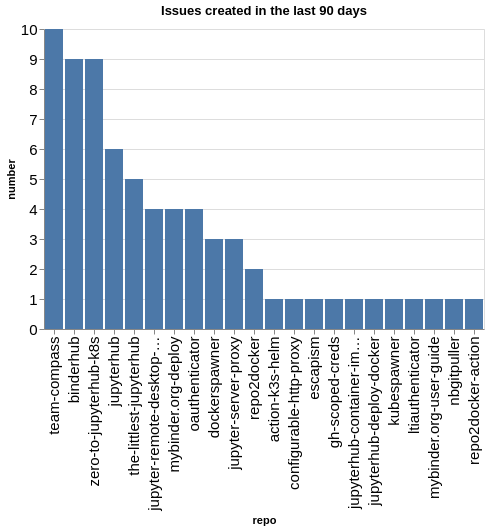

The cell this chart's notebook holds for it:
### Code cell
created_counts = created.groupby(['org', 'repo']).count()['number'].reset_index()
created_counts['org/repo'] = created_counts.apply(lambda a: a['org'] + '/' + a['repo'], axis=1)
sorted_vals = created_counts.sort_values(['org', 'number'], ascending=False)['repo'].values
alt.Chart(data=created_counts, title=f"Issues created in the last {n_days} days").mark_bar().encode(
    x=alt.X('repo', sort=alt.Sort(sorted_vals.tolist())),
    y='number',
)

### Figure 1 — Vega-Lite specification as saved in the notebook (floating-point values rounded to 4 significant figures)
{"config": {"axisLeft": {"labelFontSize": 15}, "axisBottom": {"labelFontSize": 15}}, "data": {"name": "data-000d1a76afe514b06b2d57529a6e90b2"}, "mark": {"type": "bar"}, "encoding": {"x": {"field": "repo", "sort": ["team-compass", "binderhub", "zero-to-jupyterhub-k8s", "jupyterhub", "the-littlest-jupyterhub", "jupyter-remote-desktop-proxy", "mybinder.org-deploy", "oauthenticator", "dockerspawner", "jupyter-server-proxy", "repo2docker", "action-k3s-helm", "configurable-http-proxy", "escapism", "gh-scoped-creds", "jupyterhub-container-images", "jupyterhub-deploy-docker", "kubespawner", "ltiauthenticator", "mybinder.org-user-guide", "nbgitpuller", "repo2docker-action"], "type": "nominal"}, "y": {"field": "number", "type": "quantitative"}}, "title": "Issues created in the last 90 days", "$schema": "https://vega.github.io/schema/vega-lite/v5.20.1.json", "datasets": {"data-000d1a76afe514b06b2d57529a6e90b2": [{"org": "jupyterhub", "repo": "action-k3s-helm", "number": 1, "org/repo": "jupyterhub/action-k3s-helm"}, {"org": "jupyterhub", "repo": "binderhub", "number": 9, "org/repo": "jupyterhub/binderhub"}, {"org": "jupyterhub", "repo": "configurable-http-proxy", "number": 1, "org/repo": "jupyterhub/configurable-http-proxy"}, {"org": "jupyterhub", "repo": "dockerspawner", "number": 3, "org/repo": "jupyterhub/dockerspawner"}, {"org": "jupyterhub", "repo": "escapism", "number": 1, "org/repo": "jupyterhub/escapism"}, {"org": "jupyterhub", "repo": "gh-scoped-creds", "number": 1, "org/repo": "jupyterhub/gh-scoped-creds"}, {"org": "jupyterhub", "repo": "jupyter-remote-desktop-proxy", "number": 4, "org/repo": "jupyterhub/jupyter-remote-desktop-proxy"}, {"org": "jupyterhub", "repo": "jupyter-server-proxy", "number": 3, "org/repo": "jupyterhub/jupyter-server-proxy"}, {"org": "jupyterhub", "repo": "jupyterhub", "number": 6, "org/repo": "jupyterhub/jupyterhub"}, {"org": "jupyterhub", "repo": "jupyterhub-container-images", "number": 1, "org/repo": "jupyterhub/jupyterhub-container-images"}, {"org": "jupyterhub", "repo": "jupyterhub-deploy-docker", "number": 1, "org/repo": "jupyterhub/jupyterhub-deploy-docker"}, {"org": "jupyterhub", "repo": "kubespawner", "number": 1, "org/repo": "jupyterhub/kubespawner"}, {"org": "jupyterhub", "repo": "ltiauthenticator", "number": 1, "org/repo": "jupyterhub/ltiauthenticator"}, {"org": "jupyterhub", "repo": "mybinder.org-deploy", "number": 4, "org/repo": "jupyterhub/mybinder.org-deploy"}, {"org": "jupyterhub", "repo": "mybinder.org-user-guide", "number": 1, "org/repo": "jupyterhub/mybinder.org-user-guide"}, {"org": "jupyterhub", "repo": "nbgitpuller", "number": 1, "org/repo": "jupyterhub/nbgitpuller"}, {"org": "jupyterhub", "repo": "oauthenticator", "number": 4, "org/repo": "jupyterhub/oauthenticator"}, {"org": "jupyterhub", "repo": "repo2docker", "number": 2, "org/repo": "jupyterhub/repo2docker"}, {"org": "jupyterhub", "repo": "repo2docker-action", "number": 1, "org/repo": "jupyterhub/repo2docker-action"}, {"org": "jupyterhub", "repo": "team-compass", "number": 10, "org/repo": "jupyterhub/team-compass"}, {"org": "jupyterhub", "repo": "the-littlest-jupyterhub", "number": 5, "org/repo": "jupyterhub/the-littlest-jupyterhub"}, {"org": "jupyterhub", "repo": "zero-to-jupyterhub-k8s", "number": 9, "org/repo": "jupyterhub/zero-to-jupyterhub-k8s"}]}}
